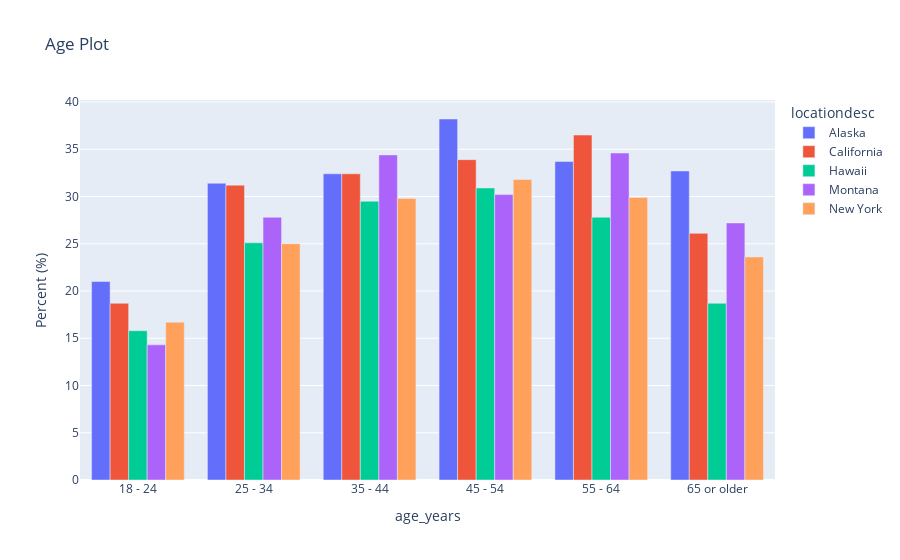

Notebook code for this chart:
### Code cell
fig = px.bar(age_df, x='age_years', y='data_value', 
             color='locationdesc', 
             barmode = 'group', 
             labels={
                  "data_value": "Percent (%)",
                  "yearstart": "Year"
              },
             title='Age Plot')
fig.show()

### Figure 1 — Plotly figure (JSON) as saved in the notebook; plotly's stock layout.template omitted (floating-point values rounded to 4 significant figures)
{"data": [{"alignmentgroup": "True", "hovertemplate": "locationdesc=Alaska<br>age_years=%{x}<br>Percent (%)=%{y}<extra></extra>", "legendgroup": "Alaska", "marker": {"color": "#636efa", "pattern": {"shape": ""}}, "name": "Alaska", "offsetgroup": "Alaska", "orientation": "v", "showlegend": true, "textposition": "auto", "type": "bar", "x": ["18 - 24", "25 - 34", "35 - 44", "45 - 54", "55 - 64", "65 or older"], "xaxis": "x", "y": [21, 31.4, 32.4, 38.2, 33.7, 32.7], "yaxis": "y"}, {"alignmentgroup": "True", "hovertemplate": "locationdesc=California<br>age_years=%{x}<br>Percent (%)=%{y}<extra></extra>", "legendgroup": "California", "marker": {"color": "#EF553B", "pattern": {"shape": ""}}, "name": "California", "offsetgroup": "California", "orientation": "v", "showlegend": true, "textposition": "auto", "type": "bar", "x": ["18 - 24", "25 - 34", "35 - 44", "45 - 54", "55 - 64", "65 or older"], "xaxis": "x", "y": [18.7, 31.2, 32.4, 33.9, 36.5, 26.1], "yaxis": "y"}, {"alignmentgroup": "True", "hovertemplate": "locationdesc=Hawaii<br>age_years=%{x}<br>Percent (%)=%{y}<extra></extra>", "legendgroup": "Hawaii", "marker": {"color": "#00cc96", "pattern": {"shape": ""}}, "name": "Hawaii", "offsetgroup": "Hawaii", "orientation": "v", "showlegend": true, "textposition": "auto", "type": "bar", "x": ["18 - 24", "25 - 34", "35 - 44", "45 - 54", "55 - 64", "65 or older"], "xaxis": "x", "y": [15.8, 25.1, 29.5, 30.9, 27.8, 18.7], "yaxis": "y"}, {"alignmentgroup": "True", "hovertemplate": "locationdesc=Montana<br>age_years=%{x}<br>Percent (%)=%{y}<extra></extra>", "legendgroup": "Montana", "marker": {"color": "#ab63fa", "pattern": {"shape": ""}}, "name": "Montana", "offsetgroup": "Montana", "orientation": "v", "showlegend": true, "textposition": "auto", "type": "bar", "x": ["18 - 24", "25 - 34", "35 - 44", "45 - 54", "55 - 64", "65 or older"], "xaxis": "x", "y": [14.3, 27.8, 34.4, 30.2, 34.6, 27.2], "yaxis": "y"}, {"alignmentgroup": "True", "hovertemplate": "locationdesc=New York<br>age_years=%{x}<br>Percent (%)=%{y}<extra></extra>", "legendgroup": "New York", "marker": {"color": "#FFA15A", "pattern": {"shape": ""}}, "name": "New York", "offsetgroup": "New York", "orientation": "v", "showlegend": true, "textposition": "auto", "type": "bar", "x": ["18 - 24", "25 - 34", "35 - 44", "45 - 54", "55 - 64", "65 or older"], "xaxis": "x", "y": [16.7, 25, 29.8, 31.8, 29.9, 23.6], "yaxis": "y"}], "layout": {"barmode": "group", "legend": {"title": {"text": "locationdesc"}, "tracegroupgap": 0}, "title": {"text": "Age Plot"}, "xaxis": {"anchor": "y", "domain": [0, 1], "title": {"text": "age_years"}}, "yaxis": {"anchor": "x", "domain": [0, 1], "title": {"text": "Percent (%)"}}}}
